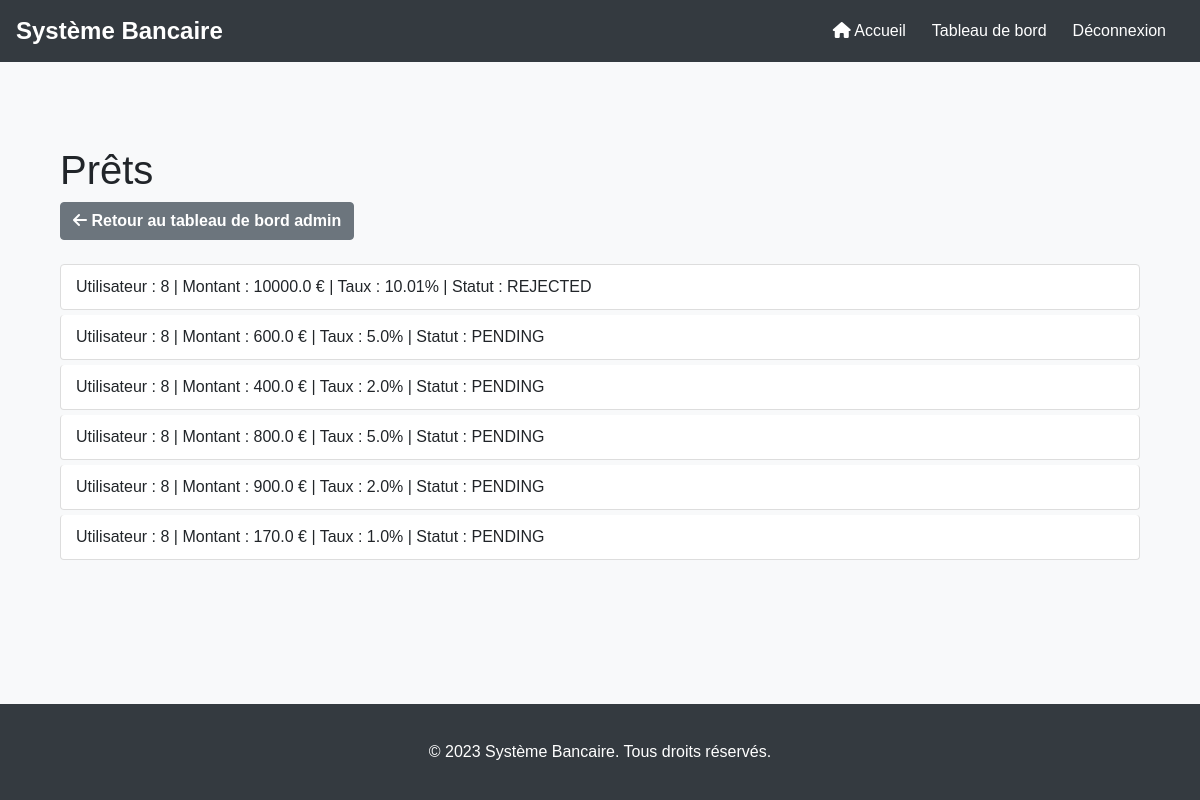
The app's page /admin/loans (signed in), older data.
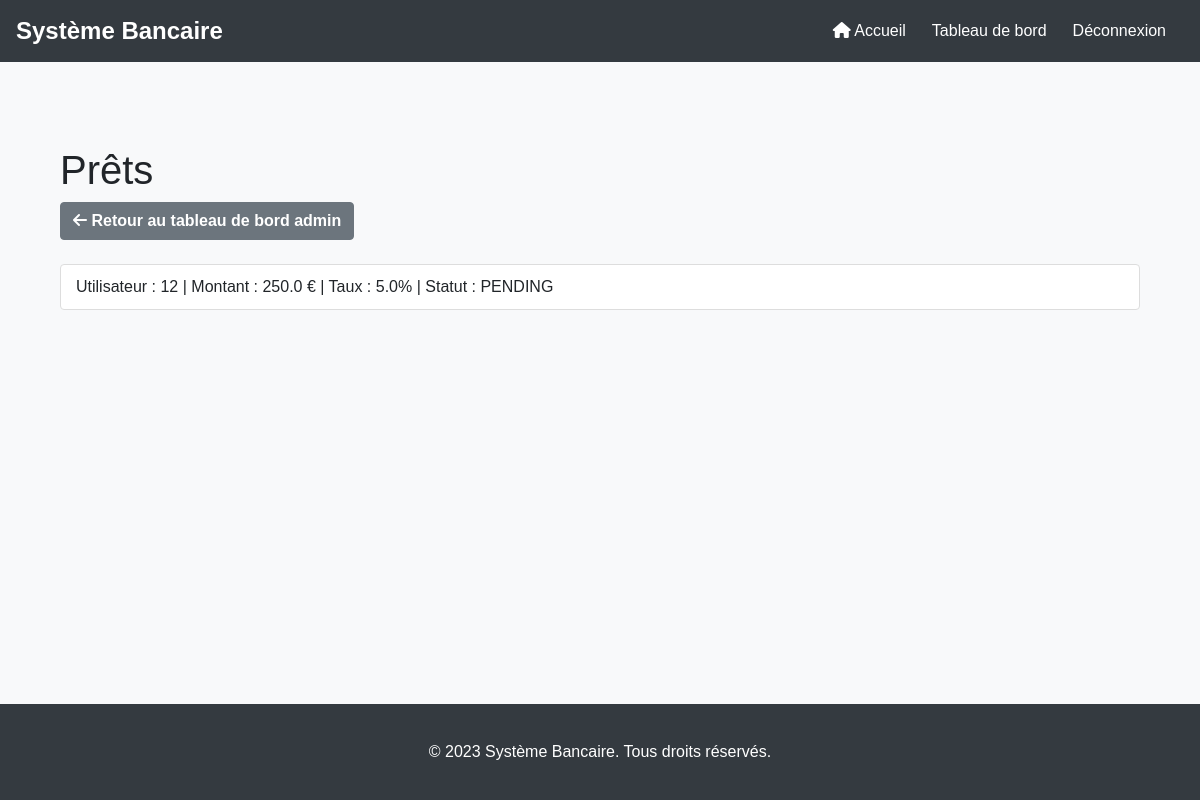
The same page, newer data.
### tables this page shows
CREATE TABLE loans (
                id INTEGER PRIMARY KEY AUTOINCREMENT,
                user_id INTEGER,
                amount REAL,
                interest_rate REAL,
                status TEXT NOT NULL CHECK(status IN ('PENDING', 'APPROVED', 'REJECTED')),
                FOREIGN KEY (user_id) REFERENCES users (id)
            );

### app.py (the view)
@app.route('/admin/loans')
@role_required('ADMIN')
def admin_loans():
    with sqlite3.connect(DATABASE) as conn:
        cursor = conn.cursor()
        cursor.execute('SELECT * FROM loans')
        loans = cursor.fetchall()
    return render_template("admin_loans.html", loans=loans)

### app.py (called while the page is built)
def role_required(role):
    def decorator(f):
        @wraps(f)
        def decorated_function(*args, **kwargs):
            if not session.get('user_id'):
                return redirect(url_for('login'))
            with sqlite3.connect(DATABASE, timeout=10) as conn:
                cursor = conn.cursor()
                cursor.execute('SELECT role FROM users WHERE id = ?', (session['user_id'],))
                user_role = cursor.fetchone()[0]
                if user_role != role:
                    flash('Accès refusé.', 'error')
                    return redirect(url_for('index'))
            return f(*args, **kwargs)
        return decorated_function
    return decorator

### templates/admin_loans.html (shortened to what this page needs)
{% extends "base.html" %}
{% block content %}
<div class="container">
    <h1 class="mt-4">Prêts</h1>
        <div class="mb-4">
            <a href="{{ url_for('admin_dashboard') }}" class="btn btn-secondary">
                <i class="fas fa-arrow-left"></i> Retour au tableau de bord admin
            </a>
        </div>
    <ul class="list-group">
        {% for loan in loans %}
        <li class="list-group-item">
            Utilisateur : {{ loan[1] }} | Montant : {{ loan[2] }} € | Taux : {{ loan[3] }}% | Statut : {{ loan[4] }}
        </li>
        {% endfor %}
    </ul>
</div>
{% endblock %}

### templates/base.html (shortened to what this page needs)
<!DOCTYPE html>
<html lang="fr">
<head>
    <link rel="stylesheet" href="https://stackpath.bootstrapcdn.com/bootstrap/4.5.2/css/bootstrap.min.css">
    <link rel="stylesheet" href="{{ url_for('static', filename='css/styles.css') }}">
    <link rel="stylesheet" href="https://cdnjs.cloudflare.com/ajax/libs/font-awesome/6.0.0/css/all.min.css">
</head>
<body class="d-flex flex-column min-vh-100">
    <nav class="navbar navbar-expand-lg navbar-dark bg-dark">
        <a class="navbar-brand" href="/">Système Bancaire</a>
        <div class="collapse navbar-collapse" id="navbarNav">
            <ul class="navbar-nav ml-auto">
                <li class="nav-item">
                    <a class="nav-link" href="{{ url_for('index') }}">
                        <i class="fas fa-home"></i> Accueil
                    </a>
                </li>
                {% if session.user_id %}
                    <li class="nav-item">
                        <a class="nav-link" href="/dashboard">Tableau de bord</a>
                    </li>
                    <li class="nav-item">
                        <a class="nav-link" href="/logout">Déconnexion</a>
                    </li>
                {% endif %}
            </ul>
        </div>
    </nav>
    <div class="container flex-grow-1">
        {% block content %}{% endblock %}
    </div>
    <footer class="footer mt-auto py-3 bg-dark text-white">
        <div class="container text-center">
            <span>&copy; 2023 Système Bancaire. Tous droits réservés.</span>
        </div>
    </footer>
</body>
</html>

### static/css/styles.css (style rules this page uses)
body { background-color: #f8f9fa; font-family: 'Arial', sans-serif; display: flex; flex-direction: column; min-height: 100vh; }
.container { padding-top: 20px; padding-bottom: 20px; }
.navbar { margin-bottom: 20px; background-color: #343a40 !important; }
.navbar-brand { font-weight: bold; font-size: 1.5rem; }
.navbar-nav .nav-link { color: #fff !important; margin-right: 10px; }
.btn { margin-right: 5px; border-radius: 4px; font-weight: bold; }
.list-group { margin-bottom: 20px; }
.list-group-item { display: flex; justify-content: space-between; align-items: center; padding: 10px 15px; border: 1px solid #ddd; margin-bottom: 5px; border-radius: 4px; }
.footer { margin-top: auto; background-color: #343a40; color: white; text-align: center; padding: 10px 0; }

Row changes from the older to the newer data that the page shows:
removed loans: user "8", amount "10000.0", interest_rate "10.01", status "REJECTED"
removed loans: user "8", amount "600.0", interest_rate "5.0", status "PENDING"
removed loans: user "8", amount "400.0", interest_rate "2.0", status "PENDING"
removed loans: user "8", amount "800.0", interest_rate "5.0", status "PENDING"
removed loans: user "8", amount "900.0", interest_rate "2.0", status "PENDING"
removed loans: user "8", amount "170.0", interest_rate "1.0", status "PENDING"
added loans: user "12", amount "250.0", interest_rate "5.0", status "PENDING"
